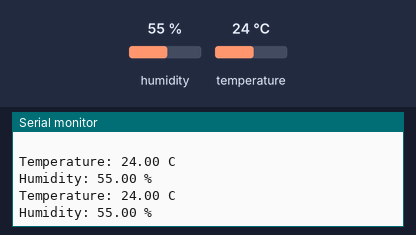
This sketch was run on a simulated Arduino Uno, built with avr-gcc and run on an emulated ATmega328P. On the bench: the last lines printed to the serial monitor. Inputs (shaded band) come from the test bench; at power-on: humidity 55 %, temperature 24 °C.

Above: at 1.2 s.
1.3 s: humidity set to 22 %
At 2.6 s:
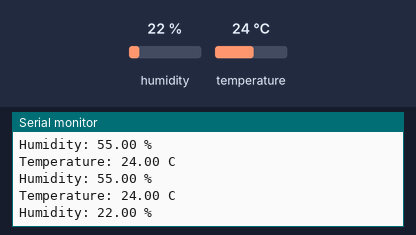
2.8 s: temperature set to 12 °C
At 3.9 s:
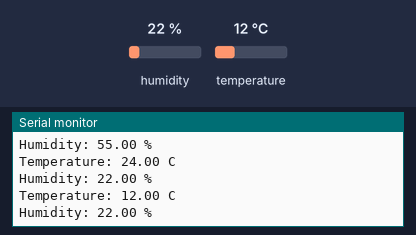
4.3 s: humidity set to 40 %
At 5.9 s:
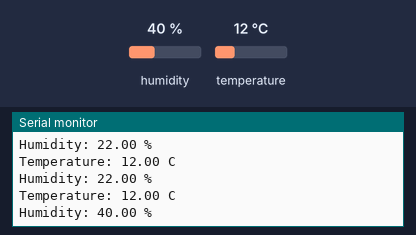
Timing chart, 0 to 7.4 s (numbered marks = the images above; inputs shaded):
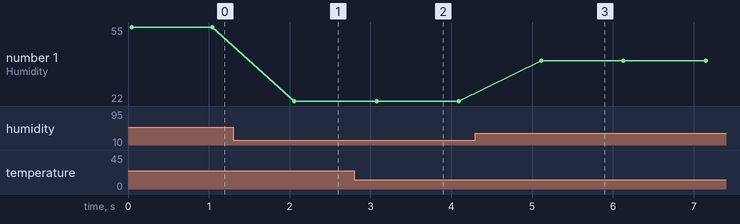

The sketch:

example1.ino
```cpp
#include <SI7021.h>

SI7021 tempsensor;

void setup() {

  tempsensor.begin();
  Serial.begin(9600);
  Serial.println(" SI7021 example1");
  Serial.println(" ");
}

void loop() {

  Serial.print("Temperature: ");
  Serial.print(tempsensor.readTemperature());
  Serial.println(" C");
  Serial.print("Humidity: ");
  Serial.print(tempsensor.readHumidity());
  Serial.println(" %");
  delay(1000);
}
```

Measured:
- after the input at 1.3 s, the serial monitor: prints a new line after 0.76 s (image 1)
- after the input at 2.8 s, the serial monitor: prints a new line after 0.25 s (image 2)
- after the input at 4.3 s, the serial monitor: prints a new line after 0.81 s (image 3)
- plotted number 1: 55 → 22 after the input at 1.3 s, 22 → 40 after the input at 4.3 s
